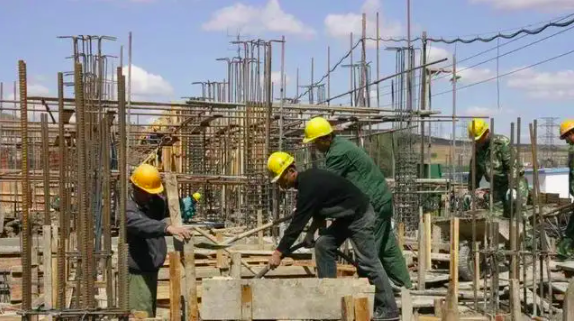
#> input picture DeepLearning/Project/yolo_v3_coco/datas/simpleDatasets/img/1.png, 574 x 321 px, given in place of 1.jpg, which was not available
$ python utils.py
#> lines starting #> are read from the running program, lines starting #| are printed output that depends on the picture
from PIL import Image
def make_416_image(image_path):
    img=Image.open(image_path)
#> img is the input picture: PIL image 574x321 RGBA; mean R, G, B, A 130.8, 127.4, 120.1, 255
    w,h=img.size[0],img.size[1]
#> w = 574; h = 321
    temp=max(w,h)
#> temp = 574
    mask=Image.new(mode='RGB',size=(temp,temp),color=(0,0,0))
#> mask: PIL image 574x574 RGB; every value is 0
    mask.paste(img,(0,0))
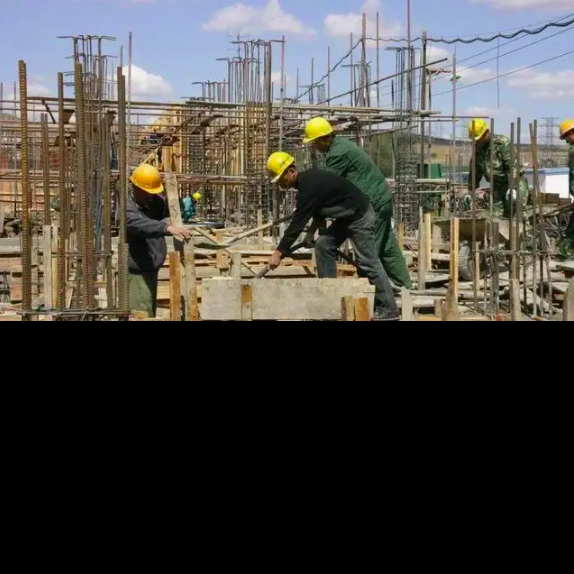
#> mask: PIL image 574x574 RGB; mean R, G, B 73.1, 71.2, 67.2
    return mask


if __name__ == '__main__':
    mask=make_416_image('/home/marco/Estudiar/DeepLearning/Project/yolo-v3/dataset/dog/1.jpg')
    mask.show()

$ run again, with DeepLearning/Project/yolo_v3_coco/datas/simpleDatasets/img/2.png copied over DeepLearning/Project/yolo_v3_coco/datas/simpleDatasets/img/1.png
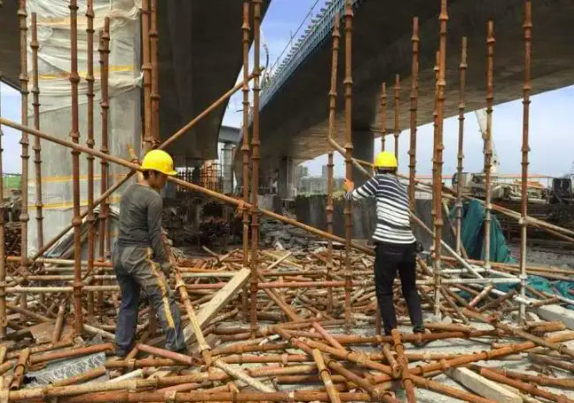
#> input picture DeepLearning/Project/yolo_v3_coco/datas/simpleDatasets/img/2.png, 574 x 403 px, given in place of 1.jpg, which was not available
#> in make_416_image, img is the input picture: PIL image 574x403 RGBA; mean R, G, B, A 118.4, 102.4, 81.7, 255
#> in make_416_image, `mask.paste(img,(0,0))`:
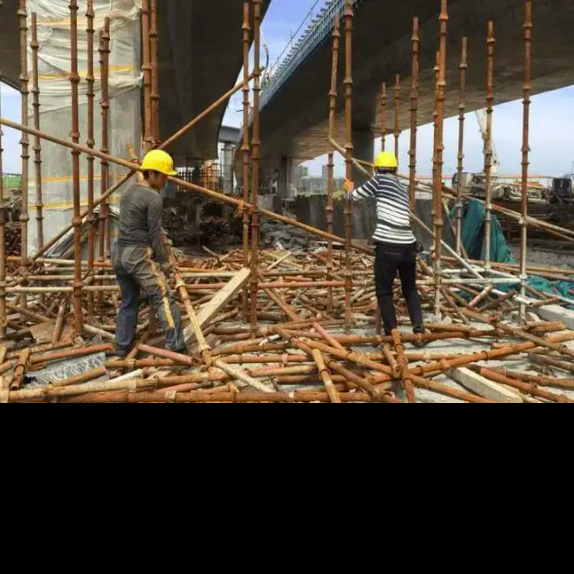
#> mask: PIL image 574x574 RGB; mean R, G, B 83.2, 71.9, 57.4

$ run again, with DeepLearning/Project/yolo_v3_coco/datas/simpleDatasets/img/3.png copied over DeepLearning/Project/yolo_v3_coco/datas/simpleDatasets/img/1.png
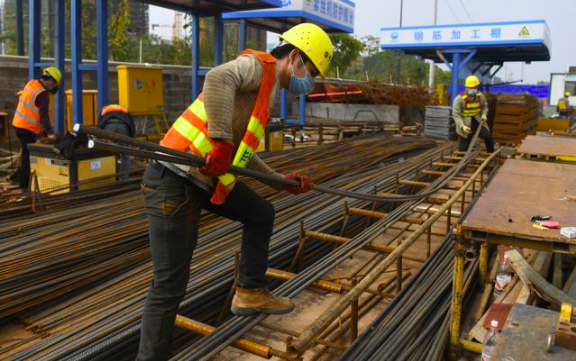
#> input picture DeepLearning/Project/yolo_v3_coco/datas/simpleDatasets/img/3.png, 576 x 361 px, given in place of 1.jpg, which was not available
#> in make_416_image, img is the input picture: PIL image 576x361 RGBA; mean R, G, B, A 97, 82.5, 63, 255
#> in make_416_image, `mask.paste(img,(0,0))`:
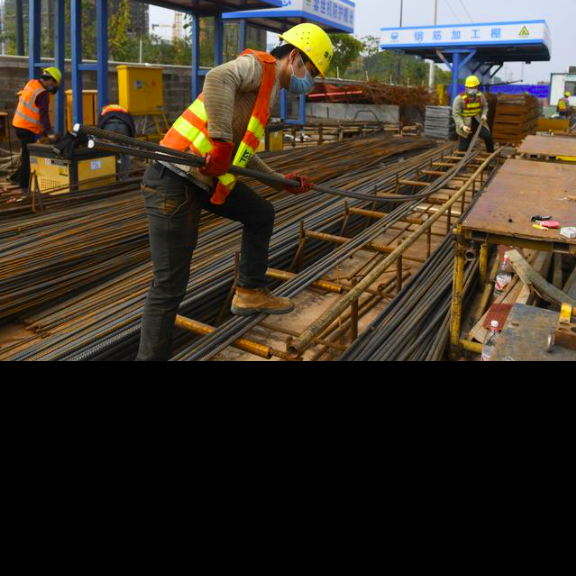
#> mask: PIL image 576x576 RGB; mean R, G, B 60.8, 51.7, 39.5

$ run again, with DeepLearning/Project/yolo_v3_coco/datas/simpleDatasets/img/4.png copied over DeepLearning/Project/yolo_v3_coco/datas/simpleDatasets/img/1.png
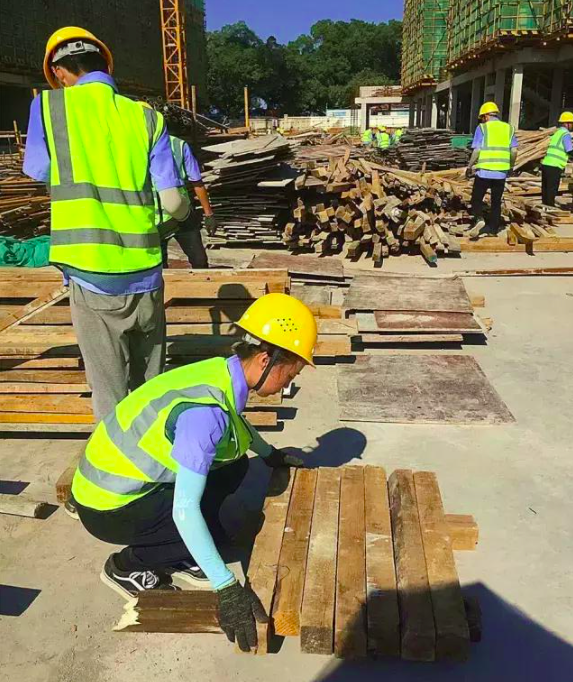
#> input picture DeepLearning/Project/yolo_v3_coco/datas/simpleDatasets/img/4.png, 573 x 682 px, given in place of 1.jpg, which was not available
#> in make_416_image, img is the input picture: PIL image 573x682 RGBA; mean R, G, B, A 130.6, 125.5, 87.1, 255
#> in make_416_image, `mask.paste(img,(0,0))`:
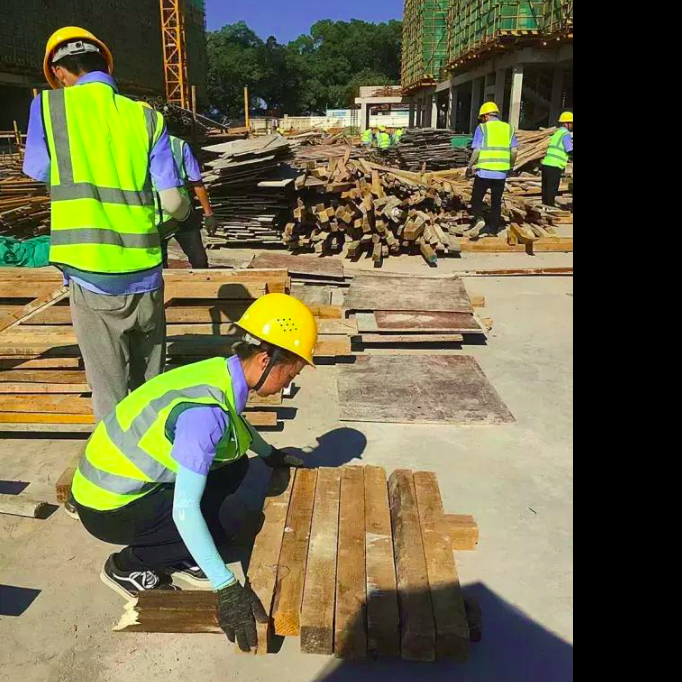
#> mask: PIL image 682x682 RGB; mean R, G, B 109.7, 105.5, 73.2
